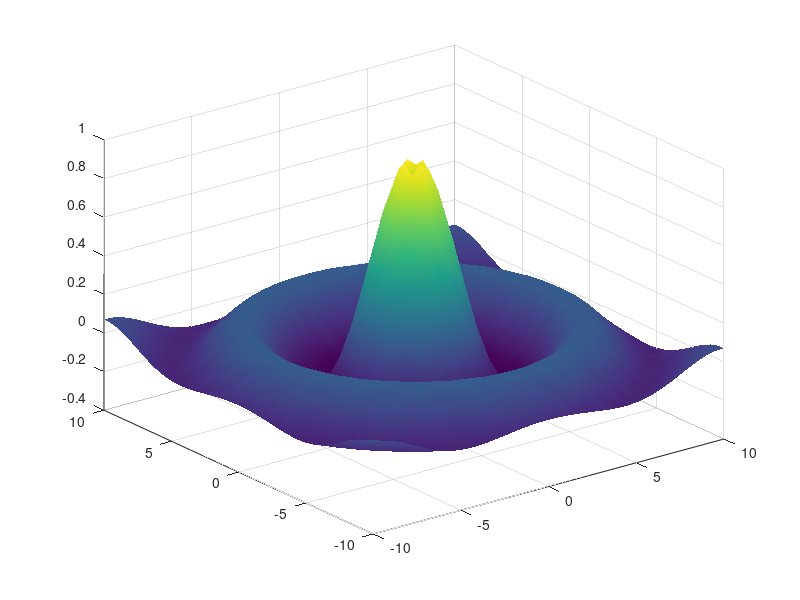

Source code (MATLAB):
x = -10:0.5:10;
y = -10:0.5:10;

[X, Y] = meshgrid(x, y);

Z= sin(sqrt(X.^2+Y.^2))./sqrt(X.^2+Y.^2);
figure
surf(X, Y, Z)
shading interp
#colormap('summer')
